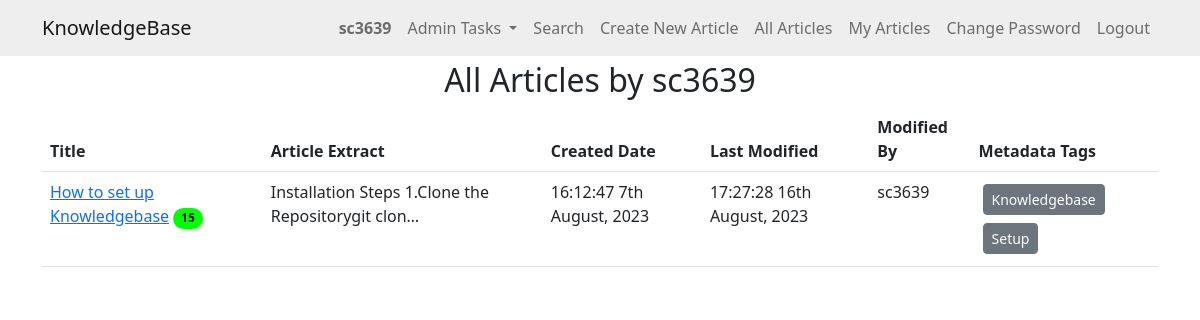
/user_articles/4/ (signed in), run on an earlier commit of the app's database.
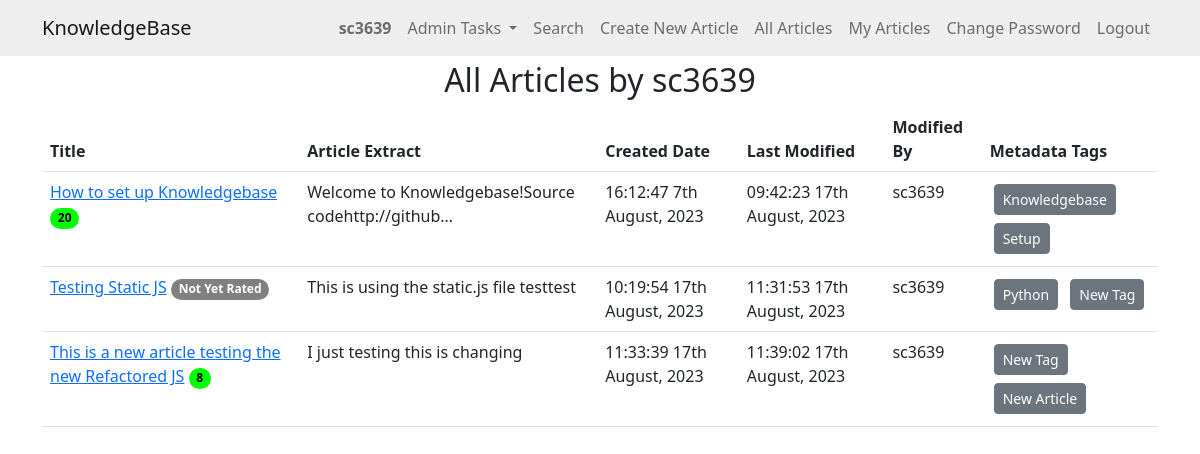
And on a later commit of the database.
### knowledge/models.py (models this page shows, shortened)
class KBEntry(models.Model):
    title = models.CharField(max_length=255)
    article = models.TextField()
    created_by = models.ForeignKey(User, related_name="created_kb_entries", on_delete=models.SET_NULL, null=True)
    created_datetime = models.DateTimeField(auto_now_add=True)
    modified_datetime = models.DateTimeField(null=True, blank=True)
    last_modified_by = models.ForeignKey(User, related_name="modified_kb_entries", on_delete=models.SET_NULL, null=True)
    deleted_datetime = models.DateTimeField(null=True, blank=True)
    deleted_by = models.ForeignKey(User, related_name="deleted_kb_entries", on_delete=models.SET_NULL, null=True, blank=True)
    upvotes = models.ManyToManyField(User, related_name="upvoted_kb_entries", blank=True)
    downvotes = models.ManyToManyField(User, related_name="downvoted_kb_entries", blank=True)
    rating = models.FloatField(default=0.0)
    views = models.PositiveIntegerField(default=0)
    meta_data = models.ManyToManyField('Tag', blank=True)

class Tag(models.Model):
    name = models.CharField(max_length=100)

### knowledge/views.py (the view)
# urls.py: path('user_articles/<int:user_id>/', views.user_articles, name='user_articles'),
@login_required
def user_articles(request, user_id):
    try:
        user_obj = User.objects.get(pk=user_id)
        user_entries = KBEntry.objects.filter(created_by=user_obj, deleted_datetime__isnull=True)
        return render(request, 'knowledge/user_articles.html', {'entries': user_entries, 'author': user_obj})
    except User.DoesNotExist:
        messages.error(request, 'User not found.')
        return redirect('home')

### knowledge/templates/knowledge/user_articles.html
{% extends 'knowledge/base.html' %}
{% block content %}
<h2>All Articles by {{ author.username }}</h2>
{% if entries %}
    <table class="table">
        <thead>
            <tr>
                <th>Title</th>
                <th>Article Extract</th>
                <th>Created Date</th>
                <th>Last Modified</th>
                <th>Modified By</th>
                <th>Metadata Tags</th>
            </tr>
        </thead>
        <tbody>
        {% for entry in entries %}
            <tr>
                <td><a href="{% url 'article_detail' entry.id %}">{{ entry.title }}</a>
                    {% if entry.rating == 0.0 and entry.downvotes.count == 0 %}
                    <span class="badge rounded-pill badge-norating">Not Yet Rated</span>
                {% else %}
                    {% if entry.rating >= 75 %}
                        <span class="badge rounded-pill badge-green">{{ entry.views }}</span>
                    {% elif entry.rating >= 50 %}
                        <span class="badge rounded-pill badge-yellow">{{ entry.views }}</span>
                    {% elif entry.rating >= 25 %}
                        <span class="badge rounded-pill badge-orange">{{ entry.views }}</span>
                    {% else %}
                        <span class="badge rounded-pill badge-red">{{ entry.views }}</span>
                    {% endif %}
                {% endif %}
                </td>
                <td>{{ entry.article|striptags|truncatechars:50 }}</td>
                <td>{{ entry.created_datetime|date:"H:i:s jS F, Y" }}</td>
                <td>{{ entry.modified_datetime|date:"H:i:s jS F, Y" }}</td>
                <td>{{ entry.last_modified_by.username }}</td>
                <td>
                    {% for tag in entry.meta_data.all %}
                        <a href="/?search={{ tag.name }}" class="btn btn-secondary btn-sm m-1">{{ tag.name }}</a>
                    {% endfor %}
                </td>
            </tr>
        {% endfor %}
        </tbody>
    </table>
{% else %}
    <p>{{ author.username }} has not written any articles yet.</p>
{% endif %}
{% endblock %}

What changed in the data, as far as the page shows it:
changed KBEntry "How to set up Knowledgebase": views "15" → "20"; article "Installation Steps 1.Clone the Repositorygit clon…" → "Welcome to Knowledgebase!Source codehttp://github…"; modified_datetime "17:27:28 16th August, 2023" → "09:42:23 17th August, 2023"
added KBEntry: title "Testing Static JS", rating "Not Yet Rated", article "This is using the static.js file testtest", created_datetime "10:19:54 17th August, 2023", modified_datetime "11:31:53 17th August, 2023", last_modified_by.username "sc3639"
now on this page (row unchanged): Tag: name "Python", shown under "Testing Static JS"
added Tag: name "New Tag"
added KBEntry: title "This is a new article testing the new Refactored JS", views "8", article "I just testing this is changing", created_datetime "11:33:39 17th August, 2023", modified_datetime "11:39:02 17th August, 2023", last_modified_by.username "sc3639"
added Tag: name "New Article", shown under "This is a new article testing the new Refactored JS"
